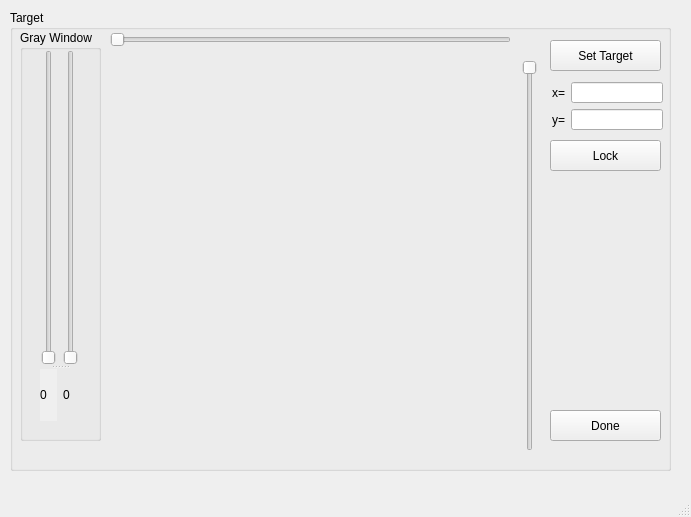
<?xml version="1.0" encoding="UTF-8"?>
<ui version="4.0">
 <class>Target</class>
 <widget class="QMainWindow" name="Target">
  <property name="geometry">
   <rect>
    <x>0</x>
    <y>0</y>
    <width>691</width>
    <height>517</height>
   </rect>
  </property>
  <property name="windowTitle">
   <string>TargetDefinition</string>
  </property>
  <widget class="QWidget" name="centralwidget">
   <widget class="QGroupBox" name="groupBox">
    <property name="geometry">
     <rect>
      <x>10</x>
      <y>10</y>
      <width>661</width>
      <height>461</height>
     </rect>
    </property>
    <property name="title">
     <string>Target</string>
    </property>
    <widget class="matplotlibWidget" name="Display_XRay" native="true">
     <property name="geometry">
      <rect>
       <x>100</x>
       <y>50</y>
       <width>400</width>
       <height>400</height>
      </rect>
     </property>
    </widget>
    <widget class="QPushButton" name="Button_Done">
     <property name="geometry">
      <rect>
       <x>540</x>
       <y>400</y>
       <width>111</width>
       <height>31</height>
      </rect>
     </property>
     <property name="text">
      <string>Done</string>
     </property>
    </widget>
    <widget class="QGroupBox" name="groupBox_2">
     <property name="geometry">
      <rect>
       <x>10</x>
       <y>20</y>
       <width>81</width>
       <height>411</height>
      </rect>
     </property>
     <property name="title">
      <string>Gray Window</string>
     </property>
     <widget class="QSplitter" name="splitter">
      <property name="geometry">
       <rect>
        <x>20</x>
        <y>20</y>
        <width>40</width>
        <height>371</height>
       </rect>
      </property>
      <property name="orientation">
       <enum>Qt::Vertical</enum>
      </property>
      <widget class="QWidget" name="layoutWidget">
       <layout class="QHBoxLayout" name="horizontalLayout_2">
        <item>
         <widget class="QSlider" name="GreyValue_center">
          <property name="orientation">
           <enum>Qt::Vertical</enum>
          </property>
         </widget>
        </item>
        <item>
         <widget class="QSlider" name="GreyValue_range">
          <property name="orientation">
           <enum>Qt::Vertical</enum>
          </property>
         </widget>
        </item>
       </layout>
      </widget>
      <widget class="QWidget" name="layoutWidget_2">
       <layout class="QHBoxLayout" name="horizontalLayout">
        <item>
         <widget class="QLabel" name="Label_Scrollbar_center">
          <property name="autoFillBackground">
           <bool>true</bool>
          </property>
          <property name="text">
           <string>0</string>
          </property>
         </widget>
        </item>
        <item>
         <widget class="QLabel" name="Label_Scrollbar_range">
          <property name="text">
           <string>0</string>
          </property>
         </widget>
        </item>
       </layout>
      </widget>
     </widget>
    </widget>
    <widget class="QPushButton" name="Button_setTarget">
     <property name="geometry">
      <rect>
       <x>540</x>
       <y>30</y>
       <width>111</width>
       <height>31</height>
      </rect>
     </property>
     <property name="text">
      <string>Set Target</string>
     </property>
    </widget>
    <widget class="QSlider" name="Slider_TargetX">
     <property name="geometry">
      <rect>
       <x>100</x>
       <y>20</y>
       <width>401</width>
       <height>19</height>
      </rect>
     </property>
     <property name="orientation">
      <enum>Qt::Horizontal</enum>
     </property>
    </widget>
    <widget class="QSlider" name="Slider_TargetY">
     <property name="geometry">
      <rect>
       <x>510</x>
       <y>50</y>
       <width>19</width>
       <height>391</height>
      </rect>
     </property>
     <property name="orientation">
      <enum>Qt::Vertical</enum>
     </property>
     <property name="invertedAppearance">
      <bool>true</bool>
     </property>
    </widget>
    <widget class="QPushButton" name="Button_lockTarget">
     <property name="geometry">
      <rect>
       <x>540</x>
       <y>130</y>
       <width>111</width>
       <height>31</height>
      </rect>
     </property>
     <property name="text">
      <string>Lock</string>
     </property>
    </widget>
    <widget class="QWidget" name="">
     <property name="geometry">
      <rect>
       <x>542</x>
       <y>72</y>
       <width>111</width>
       <height>48</height>
      </rect>
     </property>
     <layout class="QGridLayout" name="gridLayout">
      <item row="0" column="0">
       <widget class="QLabel" name="label_5">
        <property name="text">
         <string>x=</string>
        </property>
       </widget>
      </item>
      <item row="0" column="1">
       <widget class="QLineEdit" name="TxtTrgtX"/>
      </item>
      <item row="1" column="0">
       <widget class="QLabel" name="label_6">
        <property name="text">
         <string>y=</string>
        </property>
       </widget>
      </item>
      <item row="1" column="1">
       <widget class="QLineEdit" name="TxtTrgtY"/>
      </item>
     </layout>
    </widget>
   </widget>
  </widget>
  <widget class="QMenuBar" name="menubar">
   <property name="geometry">
    <rect>
     <x>0</x>
     <y>0</y>
     <width>691</width>
     <height>21</height>
    </rect>
   </property>
  </widget>
  <widget class="QStatusBar" name="statusbar"/>
 </widget>
 <customwidgets>
  <customwidget>
   <class>matplotlibWidget</class>
   <extends>QWidget</extends>
   <header>matplotlibwidgetFile</header>
   <container>1</container>
  </customwidget>
 </customwidgets>
 <resources/>
 <connections/>
</ui>
